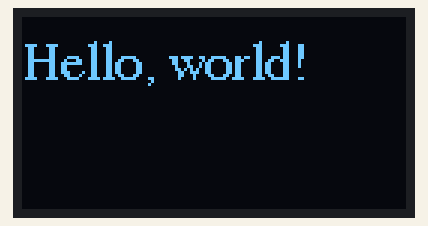
Recording of a sketch running on a simulated Arduino Uno, built with avr-gcc and run on an emulated ATmega328P. Shown: 128×64 one-colour display.

Above: at 2.1 s.

The sketch:

A1-1-OLEDHelloWorld.ino
```cpp
#include <Wire.h>
#include <Adafruit_GFX.h>
#include <Adafruit_SSD1306.h>
#include <Fonts/FreeSerif9pt7b.h>

#define SCREEN_WIDTH 128 // OLED display width, in pixels
#define SCREEN_HEIGHT 64 // OLED display height, in pixels

// Declaration for an SSD1306 display connected to I2C (SDA, SCL pins)
Adafruit_SSD1306 display(SCREEN_WIDTH, SCREEN_HEIGHT, &Wire, -1);

void setup() {
  Serial.begin(115200);

  if (!display.begin(SSD1306_SWITCHCAPVCC, 0x3C)) {
    Serial.println("SSD1306 allocation failed");
    for (;;);
  }
  delay(2000);

  display.setFont(&FreeSerif9pt7b);
  display.clearDisplay();
  display.setTextSize(1);
  display.setTextColor(WHITE);
  display.setCursor(0, 20);
  display.println("Hello, world!");
  display.display();
  delay(2000);
}
void loop() {

}
```
